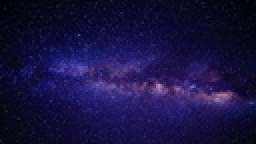
%> input picture test1.jpg, 128 x 72 px, shrunk from 512 x 288 before the run (shown 2 times larger)
$ octave vq.m   (GNU Octave 9; MATLAB toolbox functions it lacks are replaced by stand-ins)
%> lines starting %> are read from the running program, lines starting %| are printed output that depends on the picture
clear all
close all
I=double(imread('test1.jpg'));
figure(1);
imshow(uint8(I));
[originx,originy,originz]=size(I); %初始图像大小
%> originx = 72; originy = 128; originz = 3
originx
%> originx = 72
originy
%> originy = 128
originz
%> originz = 3
cb=importdata ('codebook.txt');
[row,col]=size(cb);         %codebook的大小
file1=fopen('vq.txt','wt'); %vq的值存储的文件
%% 第一维度分解压缩
[om,on,ok]=size(I(:,:,1));  %分解后的大小
%> om = 72; on = 128; ok = 1
B=im2col(I(:,:,1),[4,4],'distinct');% 将图像分解为16*(128*128)的矩阵
[m,n,k]=size(B);              %分解后的大小
%> m = 16; n = 576; k = 1
finaly=0
for j =1:n
    finaly=finaly+1;%% vq
    min=9999999;
    index=-1;
    for k=1:256
         temp=0;
        for p=1:16
           temp=temp+(B(p,j)-cb(k,p))^2;
        end
        if temp<=min
            min=temp;
            index=k;
        end
    end
    tempvq(finaly,1)=index-1;
end
%> after the loop, finaly = 576; tempvq = 576 values, max 153 at index 499, min 0 at index 1, mean 3.98
%figure(1);
%imshow(uint8(tempvq));
for i=1:n
    for j=1:16
        temp(j,i)=cb(tempvq(i,1)+1,j);
    end
end
figure(2);
img1=col2im(temp,[4,4],[om,on],'distinct');
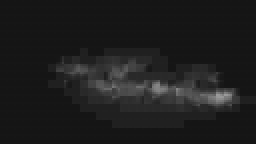
%> img1: size 72x128 double (shown 2 times larger); min 21, max 155, mean 29.7
%imshow(uint8(img1));
%figure(2);
%imshow(uint8(Double_Img));
%% 第二维度分解压缩
B=im2col(I(:,:,2),[4,4],'distinct');% 将图像分解为16*(128*128)的矩阵
[m,n,k]=size(B);              %分解后的大小
%figure(3);
%imshow(uint8(I(:,:,2)));
m
%> m = 16
n
%> n = 576
k
%> k = 1
finaly=0
%> (the run ends here)
